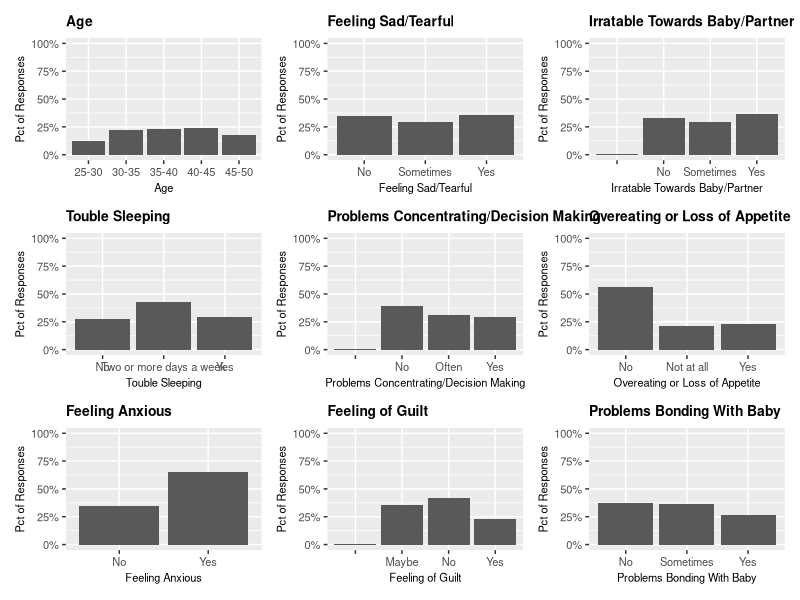
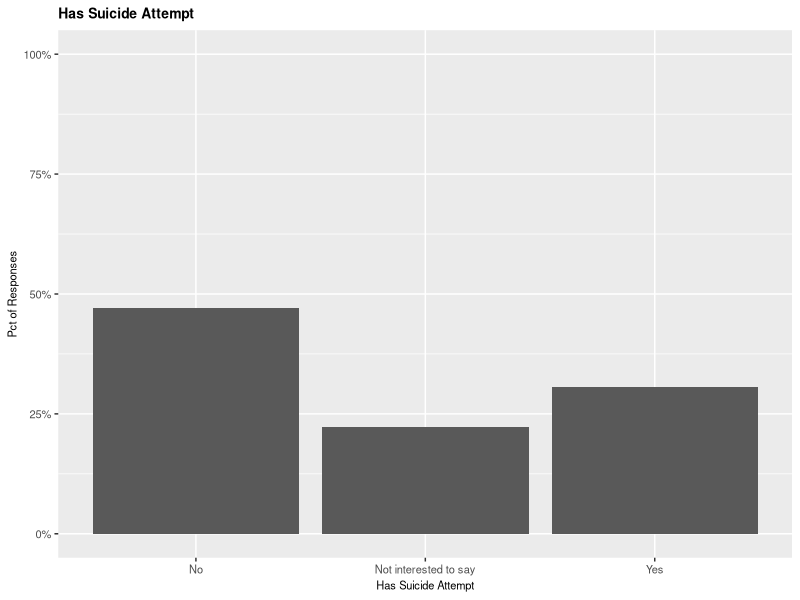
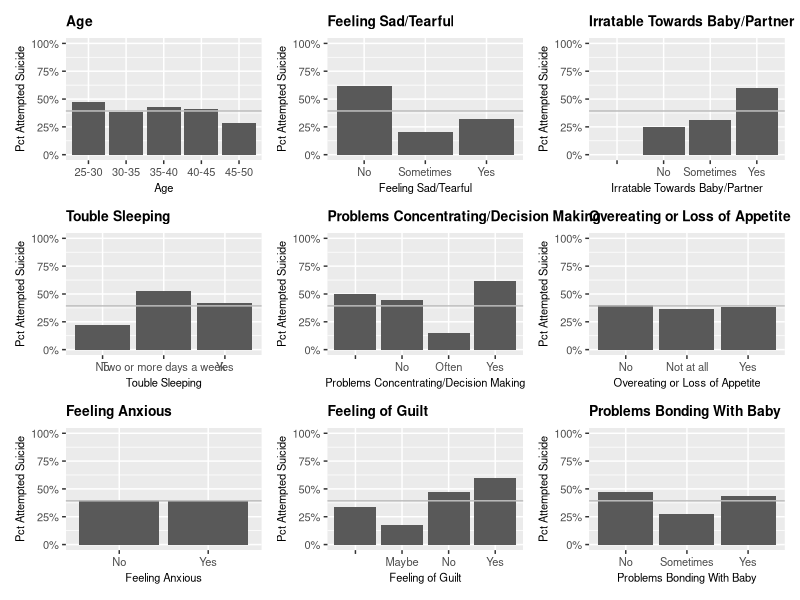

The R script that drew these images, in order:
library(data.table)
library(ggplot2)
library(glue)
library(scales)
library(patchwork)
library(dplyr)

# ####################################################################################
# Load data


ppd_survey_data <- as.data.table(read.csv("data/kaggle_prams_ppd_surveydata.csv"))


# ####################################################################################
# Setup

create_univariate_plot <- function(dt = ppd_survey_data,
                                   column) {
  dt_by_col <- dt[, .N, by = c(column)][order(mget(column))]
  dt_by_col[, pct_of_tot := N / sum(N)]
  setnames(dt_by_col, c('group_by_column', 'N', 'pct_of_tot'))
  
  by_col_plot <- ggplot(data = dt_by_col,
                        aes(x = group_by_column,
                            y = pct_of_tot)) +
    geom_bar(stat = 'identity') +
    xlab(glue(column)) +
    ylab("Pct of Responses") +
    ggtitle(glue("{column}")) +
    scale_y_continuous(labels = percent_format(accuracy = 5L), limits = c(0,1))+
    theme(axis.text=element_text(size=8),
          axis.title=element_text(size=8),
          plot.title = element_text(size=10, face='bold'))
  
  return(by_col_plot)
}

setnames(
  ppd_survey_data,
  new = c(
    'Timestamp',
    'Age',
    'Feeling Sad/Tearful',
    'Irratable Towards Baby/Partner',
    'Touble Sleeping',
    'Problems Concentrating/Decision Making',
    'Overeating or Loss of Appetite',
    'Feeling Anxious',
    'Feeling of Guilt',
    'Problems Bonding With Baby',
    'Has Suicide Attempt'
  )
)
columns <- colnames(ppd_survey_data)

# create numeric column for suicide attempt
ppd_survey_data[, has_suicide_attempt := ifelse(
  `Has Suicide Attempt` == "Yes", 1,
  ifelse(`Has Suicide Attempt` == "No", 0, NA)
)]

global_avg <- mean(ppd_survey_data$has_suicide_attempt,na.rm=TRUE)


create_univariate_plot_pct_target <- function(dt = ppd_survey_data,
                                              column) {
  dt_by_col <-
    dt[, .(pct_suicide_attemmpt = mean(has_suicide_attempt, na.rm = TRUE)),
       by = c(column)][order(mget(column))]
  setnames(dt_by_col, c('group_by_column', 'pct_suicide_attemmpt'))
  
  by_col_plot <- ggplot(data = dt_by_col,
                        aes(x = group_by_column,
                            y = pct_suicide_attemmpt)) +
    geom_bar(stat = 'identity') +
    xlab(glue(column)) +
    ylab("Pct Attempted Suicide") +
    ggtitle(glue("{column}")) +
    scale_y_continuous(labels = percent_format(accuracy = 5L), limits = c(0,1)) +
    theme(
      axis.text = element_text(size = 8),
      axis.title = element_text(size = 8),
      plot.title = element_text(size = 10, face = 'bold')
    ) +
    geom_hline(yintercept = global_avg, col = 'grey')
  
  return(by_col_plot)
}


# ####################################################################################
# MISC EDA

str(ppd_survey_data)

head(ppd_survey_data)

# ####################################################################################
# Univariate Plots (Sample Size)

by_col1 <- create_univariate_plot(
  column = columns[2]
)

by_col2 <- create_univariate_plot(
  column = columns[3]
)

by_col3 <- create_univariate_plot(
  column = columns[4]
)

by_col4 <- create_univariate_plot(
  column = columns[5]
)

by_col5 <- create_univariate_plot(
  column = columns[6]
)

by_col6 <- create_univariate_plot(
  column = columns[7]
)

by_col7 <- create_univariate_plot(
  column = columns[8]
)

by_col8 <- create_univariate_plot(
  column = columns[9]
)

by_col9 <- create_univariate_plot(
  column = columns[10]
)

by_col10 <- create_univariate_plot(
  column = columns[11]
)

(by_col1 + by_col2 + by_col3) /
  (by_col4 + by_col5 + by_col6) /
  (by_col7 + by_col8 + by_col9)

by_col10



# ####################################################################################
# Univariate Plots (% Suicide Attempt)

by_col1 <- create_univariate_plot_pct_target(
  column = columns[2]
)

by_col2 <- create_univariate_plot_pct_target(
  column = columns[3]
)

by_col3 <- create_univariate_plot_pct_target(
  column = columns[4]
)

by_col4 <- create_univariate_plot_pct_target(
  column = columns[5]
)

by_col5 <- create_univariate_plot_pct_target(
  column = columns[6]
)

by_col6 <- create_univariate_plot_pct_target(
  column = columns[7]
)

by_col7 <- create_univariate_plot_pct_target(
  column = columns[8]
)

by_col8 <- create_univariate_plot_pct_target(
  column = columns[9]
)

by_col9 <- create_univariate_plot_pct_target(
  column = columns[10]
)

by_col10 <- create_univariate_plot_pct_target(
  column = columns[11]
)

(by_col1 + by_col2 + by_col3) /
  (by_col4 + by_col5 + by_col6) /
  (by_col7 + by_col8 + by_col9)
